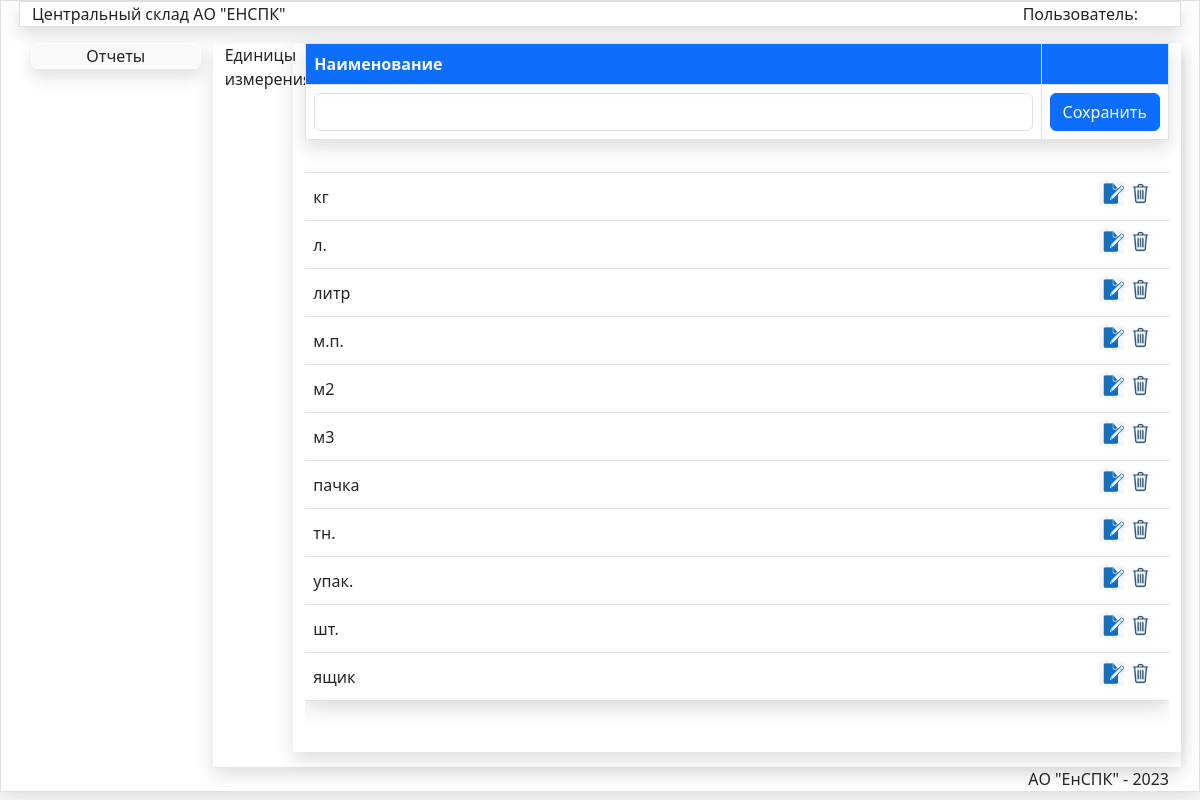
/unit/, run on the app's committed database.
### store/models.py (models this page shows, shortened)
class Unit(models.Model):
    title = models.CharField(max_length=100,verbose_name='Наименование',unique=True)
    class Meta:
        verbose_name='Единица измерения'
        verbose_name_plural='Единицы измерения'
        ordering=['title',]

### store/views.py (the view)
# urls.py: path('unit/', UnitList, name='UnitList'),
def UnitList(request):
   unit = Unit.objects.all()
   form=UnitForm()
   return render(request,'store/spr/SprList.html',{'title':"Единицы измерения",
   'unit':unit,'form':form,'pic_label':'Единицы измерения','url_name': reverse('SprSave'),
   'url_delete': reverse('SprDelete'),'url_update':reverse('SprUpdate')})

### store/forms.py
class UnitForm(forms.ModelForm):
   class Meta:
      model = Unit
      fields = ['title']
      widgets = {
      'title': forms.TextInput(attrs={'class':'form-control','id':'idtitle'}),
      }

### store/templates/store/spr/SprList.html (shortened to what this page needs)
{% extends 'store/menu.html' %}
{% load static %}
{% block DataArea %}
<div class="row">
    <div class="col-md-1  ">{{pic_label}}</div>
<div class="col-md-11 mx-auto shadow">
 <table class="table shadow table-bordered table-hover" >
  <thead class="bg-primary text-light">
  <th style="width:90%">Наименование</th>
    <th style="width:10%"></th>
  </thead>
  <tr><td>
 <form action={{url_name}} method="post" id="postspr-form">{% csrf_token %}
 <input type="hidden" name="unit_id " id="unit_id">{{ form.title}} </td>
<td>
 <button type="submit" class="btn btn-primary " id="savebtn" >Сохранить</button></td>
</tr>
</table>
<div class="scrolltable">
<table class="table shadow table-hover ">
  <thead >
  <th style="width:90%"></th>
    <th style="width:10%"></th>
  </thead>
<tbody id="tbody">
{% for item in unit %}
<tr>
<td  class="align-middle">{{item.title}}</td>
<td class="text-center align-middle text-end" ><input data-sid="{{item.pk}}" data-update="{{url_update}}" value="Update" type="image" class="btn-update" src="{% static '/images/edit2.png' %}" width="25px" >
<input data-sid="{{item.pk}}" data-del="{{url_delete}}" class="btn-del " value="Delete" type="image" src="{% static '/images/del.png' %}" width="25px"> </td>
</tr>
{% endfor %}
</tbody>
</table>
</div>
</div>
</div>
{% endblock DataArea %}

### store/static/css/my.css (style rules this page uses)
.scrolltable { display:block; overflow-y: auto; height:74.5vh; }

### data on the page
Unit: title "кг"
Unit: title "л."
Unit: title "литр"
Unit: title "м.п."
Unit: title "м2"
Unit: title "м3"
Unit: title "пачка"
Unit: title "тн."
Unit: title "упак."
Unit: title "шт."
Unit: title "ящик"

### other printed values
{{ pic_label }} "Единицы измерения"
